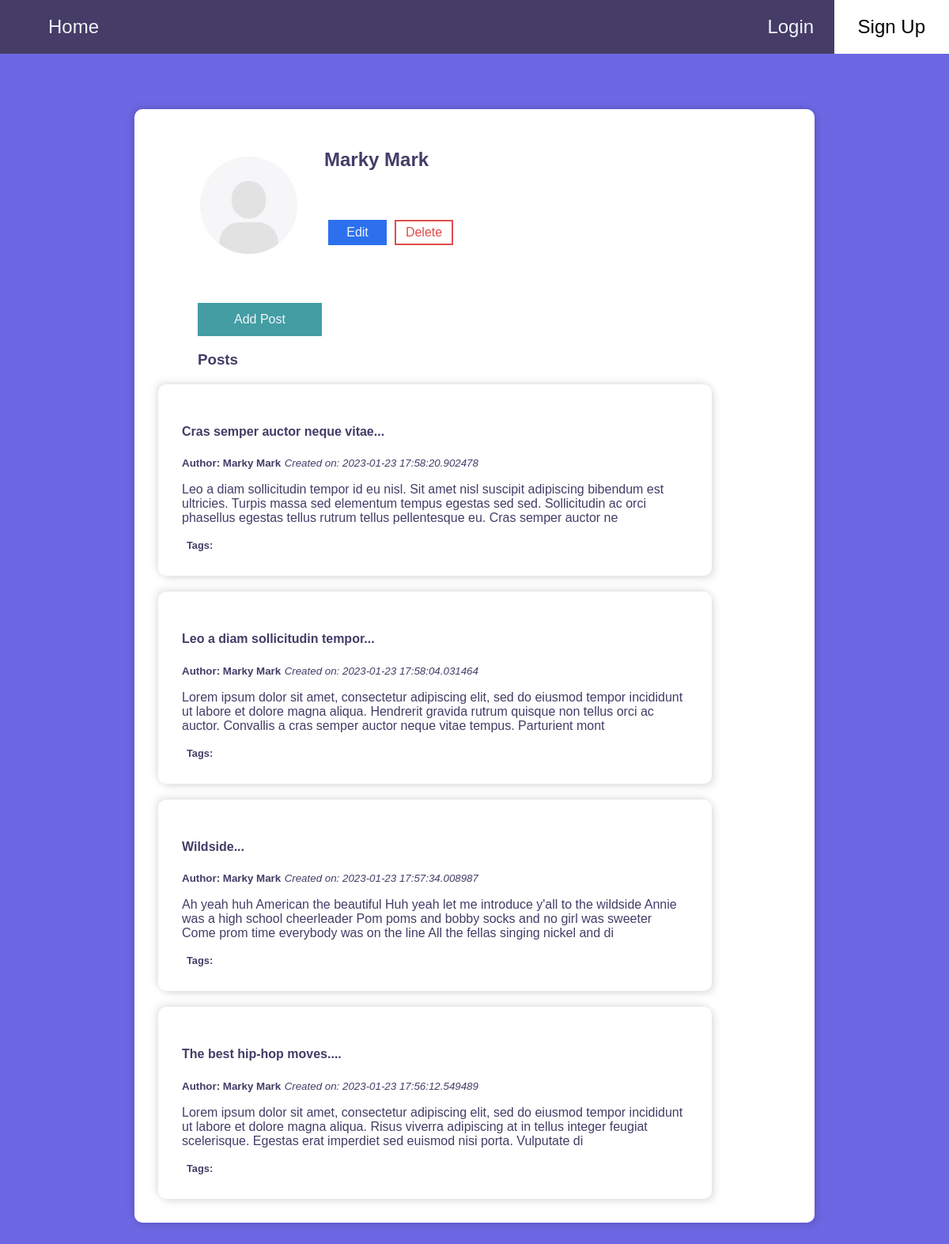
The app's page /users/3, older data.
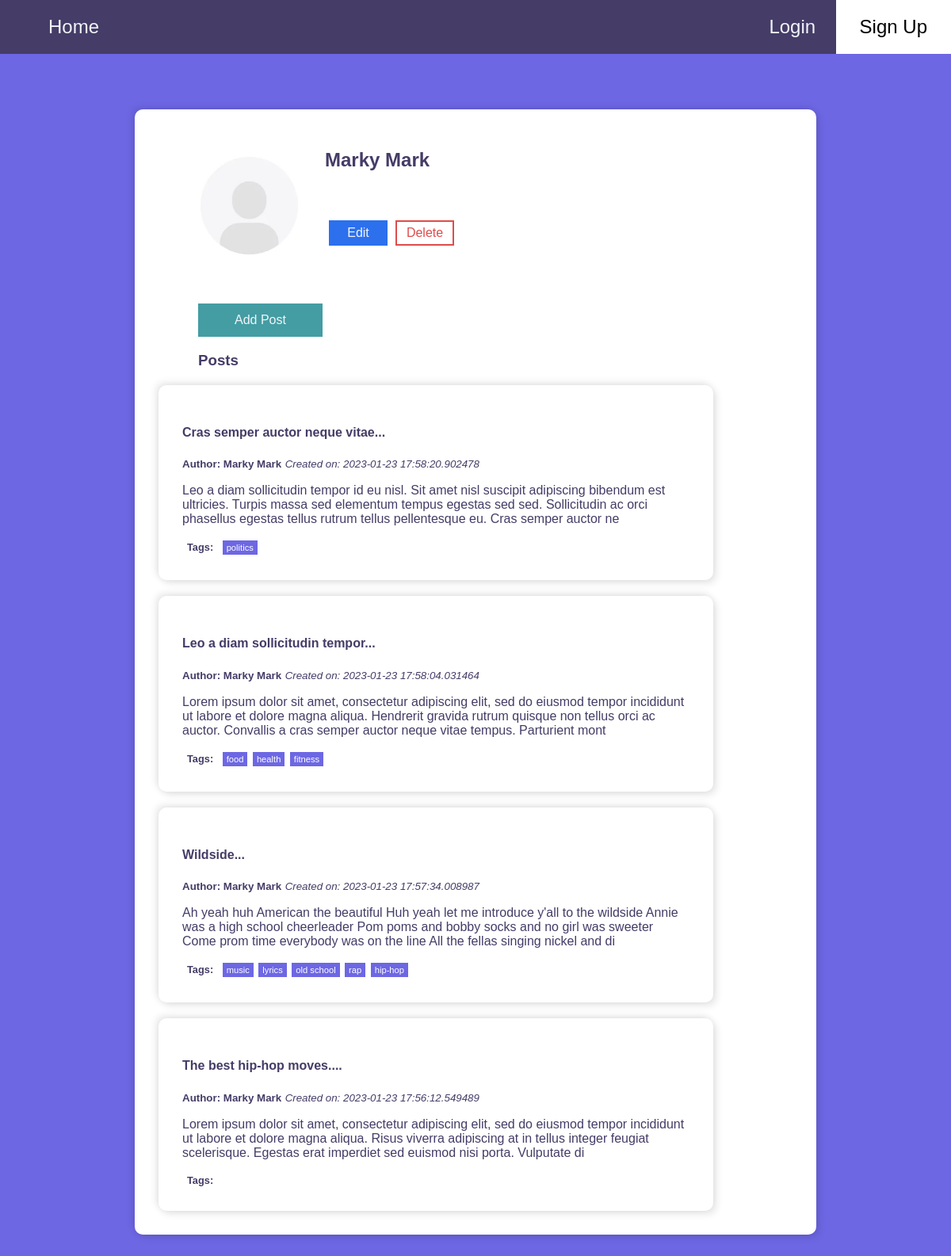
The same page, newer data.
### models.py (models this page shows, shortened)
class Users(db.Model):
    __tablename__ = "Users"
    id = db.Column(db.Integer(), primary_key=True, autoincrement=True)
    first_name = db.Column(db.String(50), nullable=False)
    last_name = db.Column(db.String(100), nullable=False)
    image_url = db.Column(db.String(200))
    posts = db.relationship("Post", backref="user", cascade="all, delete-orphan")

class Post(db.Model):
    __tablename__ = "post"
    id = db.Column(db.Integer(), primary_key=True, autoincrement=True)
    title = db.Column(db.String(100))
    content = db.Column(db.Text)
    create_at = db.Column(db.DateTime, default=datetime.now)
    user_id = db.Column(db.Integer, db.ForeignKey("Users.id"), nullable=False)
    tag = db.relationship("Tag", secondary="post_tags", backref="posts")
    post_tags = db.relationship("PostTag", backref="post", cascade="all, delete-orphan")

class Tag(db.Model):
    __tablename__ = "tags"
    id = db.Column(db.Integer, primary_key=True, autoincrement=True)
    name = db.Column(db.String(20), unique=True)

### app.py (the view)
@app.route("/users/<int:user_id>")
def show_user_page(user_id):
    user = Users.query.get_or_404(user_id)
    posts = Post.query.filter(Post.user_id == user.id).order_by(Post.create_at.desc())
    return render_template("users/user_page.html", user=user, posts=posts)

### templates/users/user_page.html (shortened to what this page needs)
{% extends 'base.html' %}
{% block content %}
<div class='main-container'>
    <div class='multi-post-container'>
        <div class='user-profile-card'>
            {% if user.image_url %}
            <img class='profile-pic' src='{{ user.image_url }}' alt="profile picture">
            {% else %}
            <img class='profile-pic' src='/static/profile.jpg' alt="profile picture">
            {% endif %}
            <h2 class='user-full-name'>{{ user.first_name }} {{ user.last_name }}</h2>
            <a href='/users/{{user.id}}/edit'>
                <div class='button-link-user-edit button-small' role="button">Edit</div>
            </a>
            <a href='/users/{{user.id}}/delete'>
                <div class='button-link-user-delete button-small' role="button">Delete</div>
            </a>
        </div>
        <div class='profile-posts-headers'>
            <a href='/users/{{user.id}}/posts/new'>
                <div class='button-link' role="button">Add Post</div>
            </a>
            <h3>Posts</h3>
        </div>
        {% if posts %}
        {% for post in posts %}
        <a href='/posts/{{post.id}}'>
            <div class='multi-post-container'>
                <h4>{{ post.title[0:30] }}...</h4>
                <span><small><b>Author: {{user.first_name}} {{user.last_name}}</b></small></span>
                <i><small>Created on: {{ post.create_at }}</small></i>
                <p>{{ post.content[0:250]}}</p>
                <div class="tag-container">
                    <span class="tags-label">Tags:</span>
                    {% if post.tag %}
                    {% for tags in post.tag %}
                    <p class="post-tag-view-only">{{ tags.name }}</p>
                    {% endfor %}
                    {% endif %}
                </div>
            </div>
        </a>
        {% endfor %}
        {% else %}
        <p>This user has not created any posts</p>
        {% endif %}
    </div>
</div>
{% endblock %}

### templates/base.html (shortened to what this page needs)
<!DOCTYPE html>
<html lang="en">
<head>
    <link rel='stylesheet' href='/static/app.css'>
</head>
<body>
    <nav class='navbar'>
        <a href='/' class='navlinks'>Home</a>
        <div class='user_nav'>
            <a href='/login' class='navlinks'>Login</a>
            <a href='/users' class='signup'>Sign Up</a>
        </div>
    </nav>
    <div class='main'>
        {% block content %}
        {% endblock %}
    </div>
</body>
</html>

### static/app.css (style rules this page uses)
body { margin: 0; padding: 0; box-sizing: border-box; background-color: #6D67E4; font-family: Arial, Helvetica, sans-serif; }
a { text-decoration: none; }
.navbar { background-color: #453C67; padding: 20px 0px 20px 40px; }
.navlinks { margin: 0; padding: 21px; color: #F0F5F9; font-size: 1.5rem; border: none; }
.user_nav { float: right; }
.signup { margin: 0; padding: 21px 30px 21px 30px; border: none; background-color: #FFFFFF; color: black; font-size: 1.5rem; }
.main { margin: 50px 100px; }
.user-profile-card { display: grid; grid-template-areas: "area-1 area-2 area-2" "area-1 area-3 area-4" "area-5 area-5 area-5"; width: 300px; padding: 0px 20px; }
.profile-pic { display: flex; width: 150px; grid-area: area-1; }
.user-full-name { display: flex; grid-area: area-2; }
.profile-pic { margin: 20px; }
.button-link-user-edit { display: flex; grid-area: area-3; display: block; background-color: #2c70ee; text-align: center; color: #F0F5F9; border: #2c70ee solid 2px; }
.button-link-user-delete { display: flex; grid-area: area-4; display: block; background-color: white; text-align: center; color: #df4c4c; border: #df4c4c solid 2px; }
.button-small { width: 50px; padding: 5px 10px; margin: 5px; }
.button-link { display: inline-block; margin-top: 30px; width: 153px; padding: 10px 0px; background-color: #439da3; text-align: center; color: #F0F5F9; border: none; font-size: 1rem; border: #439da3 solid 2px; ; }
.main-container { display: flex; align-items: center; justify-content: center; }
.multi-post-container { margin-top: 20px; width: fit-content; block-size: fit-content; width: 80%; max-width: 80%; height: 50%; padding: 30px; background: #FFFFFF; box-shadow: -3px -3px 10px rgba(0, 0, 0, 0.1), 4px 4px 10px rgba(0, 0, 0, 0.1); border-radius: 10px; text-align: left; color: #453C67; }
.profile-posts-headers { margin-left: 50px; }
.post-tag-view-only { display: inline-block; background-color: #6D67E4; color: white; pointer-events: none; padding: 3px 5px; margin: 2px 1px; font-size: 0.7rem; }
.tag-container { width: 80%; }
.tags-label { color: #453C67; font-weight: bold; padding: 3px 5px; margin: 2px 1px; font-size: 0.8rem; }

Row changes from the older to the newer data that the page shows:
added Tag: name "politics", shown under Post "Cras semper auctor neque vitae"
added Tag: name "food", shown under Post "Leo a diam sollicitudin tempor"
added Tag: name "health", shown under Post "Leo a diam sollicitudin tempor"
added Tag: name "fitness", shown under Post "Leo a diam sollicitudin tempor"
added Tag: name "music", shown under Post "Wildside"
added Tag: name "lyrics", shown under Post "Wildside"
added Tag: name "old school", shown under Post "Wildside"
added Tag: name "rap", shown under Post "Wildside"
added Tag: name "hip-hop", shown under Post "Wildside"
